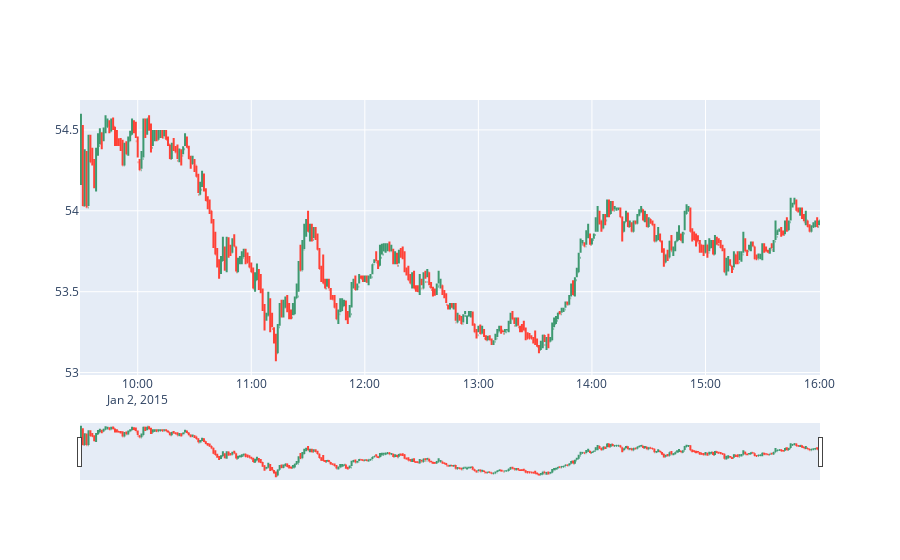

Notebook cell for this chart:
### Code cell
with pd.HDFStore(data_path / 'algoseek.h5') as store:
    print(store.info())
    df_AAPL = store['min_taq'].loc[idx['AAL', '2015-01-02']].reset_index()
print(df_AAPL)
fig = go.Figure(data = go.Ohlc(x = df_AAPL.date_time,
                                open = df_AAPL.obprice,
                                high = df_AAPL.high,
                                low = df_AAPL.low,
                                close = df_AAPL.cbprice
                                ))
fig.show()

### Figure 1 — Plotly figure (JSON) as saved in the notebook; plotly's stock layout.template omitted (floating-point values rounded to 4 significant figures; data arrays with more than 128 entries replaced by an {"elided": "..."} marker saying what was removed)
{"data": [{"close": {"elided": "391 float values"}, "high": {"elided": "391 float values"}, "low": {"elided": "391 float values"}, "open": {"elided": "391 float values"}, "type": "ohlc", "x": {"elided": "391 str values"}}], "layout": {}}
